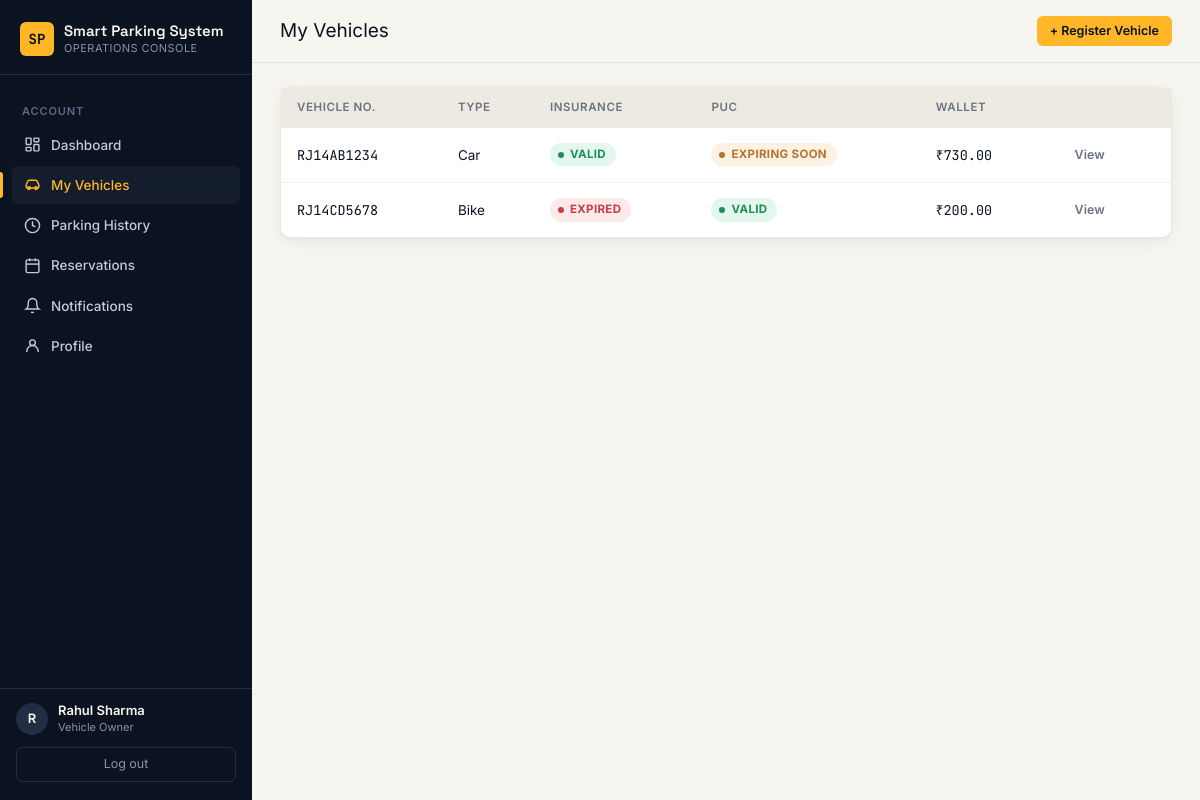
/user/vehicles (signed in), run on the app's committed database.
### models/user.py (models this page shows, shortened)
class User(UserMixin, db.Model):
    __tablename__ = "users"
    id = db.Column(db.Integer, primary_key=True)
    full_name = db.Column(db.String(120), nullable=False)
    email = db.Column(db.String(150), unique=True, nullable=False, index=True)
    phone = db.Column(db.String(20), nullable=True)
    password_hash = db.Column(db.String(255), nullable=False)
    role = db.Column(db.String(20), nullable=False, default="user")  # 'admin' | 'user'
    is_active_account = db.Column(db.Boolean, default=True)
    created_at = db.Column(db.DateTime, default=datetime.utcnow)
    vehicles = db.relationship(
        "Vehicle", backref="owner", lazy=True, cascade="all, delete-orphan"
    )
    notifications = db.relationship(
        "Notification", backref="user", lazy=True, cascade="all, delete-orphan"
    )
    reservations = db.relationship(
        "Reservation", backref="user", lazy=True, cascade="all, delete-orphan"
    )
    @property
    def is_admin(self) -> bool:
        return self.role == "admin"

### models/vehicle.py (models this page shows, shortened)
class Vehicle(db.Model):
    __tablename__ = "vehicles"
    id = db.Column(db.Integer, primary_key=True)
    vehicle_number = db.Column(db.String(20), unique=True, nullable=False, index=True)
    owner_name = db.Column(db.String(120), nullable=False)
    vehicle_type = db.Column(db.String(30), nullable=False, default="Car")  # Car, Bike, Truck, Bus
    registration_date = db.Column(db.Date, nullable=False, default=date.today)
    insurance_expiry = db.Column(db.Date, nullable=False)
    puc_expiry = db.Column(db.Date, nullable=False)
    wallet_balance = db.Column(db.Float, nullable=False, default=500.0)
    user_id = db.Column(db.Integer, db.ForeignKey("users.id"), nullable=False)
    created_at = db.Column(db.DateTime, default=datetime.utcnow)
    parking_sessions = db.relationship(
        "ParkingSession", backref="vehicle", lazy=True, cascade="all, delete-orphan"
    )
    transactions = db.relationship(
        "Transaction", backref="vehicle", lazy=True, cascade="all, delete-orphan"
    )
    reservations = db.relationship(
        "Reservation", backref="vehicle", lazy=True, cascade="all, delete-orphan"
    )
    compliance_logs = db.relationship(
        "ComplianceLog", backref="vehicle", lazy=True, cascade="all, delete-orphan"
    )
    def _expiry_status(self, expiry_date: date, warning_days: int = 30) -> str:
        today = date.today()
        if expiry_date < today:
            return "Expired"
        if (expiry_date - today).days <= warning_days:
            return "Expiring Soon"
        return "Valid"
    def insurance_status(self, warning_days: int = 30) -> str:
        return self._expiry_status(self.insurance_expiry, warning_days)
    def puc_status(self, warning_days: int = 30) -> str:
        return self._expiry_status(self.puc_expiry, warning_days)

### routes/user.py (the view)
@user_bp.route("/vehicles")
@login_required
def my_vehicles():
    return render_template("user/vehicles.html", vehicles=current_user.vehicles)

### templates/user/vehicles.html (shortened to what this page needs)
{% extends "base.html" %}
{% block page_title %}My Vehicles{% endblock %}
{% block topbar_actions %}
  <a href="{{ url_for('user.add_vehicle') }}" class="btn btn-amber btn-sm">+ Register Vehicle</a>
{% endblock %}
{% block content %}
{% if vehicles %}
<div class="card">
  <div class="table-wrap">
    <table class="data-table">
      <thead><tr><th>Vehicle No.</th><th>Type</th><th>Insurance</th><th>PUC</th><th>Wallet</th><th></th></tr></thead>
      <tbody>
        {% for v in vehicles %}
        <tr>
          <td class="plate">{{ v.vehicle_number }}</td>
          <td>{{ v.vehicle_type }}</td>
          <td>
            {% set ins = v.insurance_status() %}
            <span class="chip {{ 'chip-go' if ins == 'Valid' else 'chip-warn' if ins == 'Expiring Soon' else 'chip-stop' }}">{{ ins }}</span>
          </td>
          <td>
            {% set puc = v.puc_status() %}
            <span class="chip {{ 'chip-go' if puc == 'Valid' else 'chip-warn' if puc == 'Expiring Soon' else 'chip-stop' }}">{{ puc }}</span>
          </td>
          <td class="mono">₹{{ "%.2f"|format(v.wallet_balance) }}</td>
          <td><a href="{{ url_for('user.vehicle_detail', vehicle_id=v.id) }}" class="btn btn-ghost btn-sm">View</a></td>
        </tr>
        {% endfor %}
      </tbody>
    </table>
  </div>
</div>
{% endif %}
{% endblock %}

### templates/base.html (shortened to what this page needs)
<!DOCTYPE html>
<html lang="en">
<head>
  <link rel="stylesheet" href="{{ url_for('static', filename='css/style.css') }}">
</head>
<body>
  <div class="app-shell">
    <aside class="sidebar">
      <div class="sidebar-brand">
        <div class="brand-mark">SP</div>
        <div class="brand-text">{{ app_name }}<small>Operations Console</small></div>
      </div>
      <nav class="sidebar-nav">
        {% if current_user.is_authenticated and current_user.is_admin %}
          <div class="nav-section-label">Overview</div>
          <a href="{{ url_for('admin.dashboard') }}" class="nav-link {{ 'active' if request.endpoint == 'admin.dashboard' }}">
            <svg viewBox="0 0 24 24" fill="none" stroke="currentColor" stroke-width="2"><rect x="3" y="3" width="7" height="9" rx="1"/><rect x="14" y="3" width="7" height="5" rx="1"/><rect x="14" y="12" width="7" height="9" rx="1"/><rect x="3" y="16" width="7" height="5" rx="1"/></svg>
            Dashboard
          </a>
          <div class="nav-section-label">Operations</div>
          <a href="{{ url_for('ocr.upload') }}" class="nav-link {{ 'active' if request.endpoint == 'ocr.upload' }}">
            <svg viewBox="0 0 24 24" fill="none" stroke="currentColor" stroke-width="2"><path d="M23 19a2 2 0 0 1-2 2H3a2 2 0 0 1-2-2V8a2 2 0 0 1 2-2h4l2-3h6l2 3h4a2 2 0 0 1 2 2z"/><circle cx="12" cy="13" r="4"/></svg>
            Plate Recognition
          </a>
          <a href="{{ url_for('ocr.manual_entry') }}" class="nav-link {{ 'active' if request.endpoint == 'ocr.manual_entry' }}">
            <svg viewBox="0 0 24 24" fill="none" stroke="currentColor" stroke-width="2"><line x1="12" y1="5" x2="12" y2="19"/><line x1="5" y1="12" x2="19" y2="12"/></svg>
            Manual Entry
          </a>
          <a href="{{ url_for('ocr.manual_exit') }}" class="nav-link {{ 'active' if request.endpoint == 'ocr.manual_exit' }}">
            <svg viewBox="0 0 24 24" fill="none" stroke="currentColor" stroke-width="2"><path d="M9 21H5a2 2 0 0 1-2-2V5a2 2 0 0 1 2-2h4"/><polyline points="16 17 21 12 16 7"/><line x1="21" y1="12" x2="9" y2="12"/></svg>
            Manual Exit
          </a>
          <a href="{{ url_for('admin.manage_slots') }}" class="nav-link {{ 'active' if request.endpoint == 'admin.manage_slots' }}">
            <svg viewBox="0 0 24 24" fill="none" stroke="currentColor" stroke-width="2"><rect x="3" y="3" width="18" height="18" rx="2"/><line x1="9" y1="3" x2="9" y2="21"/><line x1="15" y1="3" x2="15" y2="21"/></svg>
            Parking Slots
          </a>
          <div class="nav-section-label">Records</div>
          <a href="{{ url_for('admin.manage_vehicles') }}" class="nav-link {{ 'active' if request.endpoint in ['admin.manage_vehicles','admin.vehicle_detail','admin.edit_vehicle'] }}">
            <svg viewBox="0 0 24 24" fill="none" stroke="currentColor" stroke-width="2"><path d="M5 17h14M5 17a2 2 0 0 1-2-2v-2a2 2 0 0 1 .4-1.2L5 8a3 3 0 0 1 3-2h8a3 3 0 0 1 3 2l1.6 3.8A2 2 0 0 1 21 13v2a2 2 0 0 1-2 2"/><circle cx="7" cy="17" r="2"/><circle cx="17" cy="17" r="2"/></svg>
            Vehicles
          </a>
          <a href="{{ url_for('admin.view_transactions') }}" class="nav-link {{ 'active' if request.endpoint == 'admin.view_transactions' }}">
            <svg viewBox="0 0 24 24" fill="none" stroke="currentColor" stroke-width="2"><line x1="12" y1="1" x2="12" y2="23"/><path d="M17 5H9.5a3.5 3.5 0 0 0 0 7h5a3.5 3.5 0 0 1 0 7H6"/></svg>
            Transactions
          </a>
          <a href="{{ url_for('admin.compliance_violations') }}" class="nav-link {{ 'active' if request.endpoint == 'admin.compliance_violations' }}">
            <svg viewBox="0 0 24 24" fill="none" stroke="currentColor" stroke-width="2"><path d="M10.29 3.86L1.82 18a2 2 0 0 0 1.71 3h16.94a2 2 0 0 0 1.71-3L13.71 3.86a2 2 0 0 0-3.42 0z"/><line x1="12" y1="9" x2="12" y2="13"/><line x1="12" y1="17" x2="12.01" y2="17"/></svg>
            Compliance
          </a>
          <a href="{{ url_for('admin.manage_users') }}" class="nav-link {{ 'active' if request.endpoint == 'admin.manage_users' }}">
            <svg viewBox="0 0 24 24" fill="none" stroke="currentColor" stroke-width="2"><path d="M17 21v-2a4 4 0 0 0-4-4H5a4 4 0 0 0-4 4v2"/><circle cx="9" cy="7" r="4"/><path d="M23 21v-2a4 4 0 0 0-3-3.87"/><path d="M16 3.13a4 4 0 0 1 0 7.75"/></svg>
            Users
          </a>
          <div class="nav-section-label">Insights</div>
          <a href="{{ url_for('admin.reports_home') }}" class="nav-link {{ 'active' if request.endpoint and request.endpoint.startswith('admin.reports') or request.endpoint == 'admin.generate_report' }}">
            <svg viewBox="0 0 24 24" fill="none" stroke="currentColor" stroke-width="2"><path d="M14 2H6a2 2 0 0 0-2 2v16a2 2 0 0 0 2 2h12a2 2 0 0 0 2-2V8z"/><polyline points="14 2 14 8 20 8"/><line x1="16" y1="13" x2="8" y2="13"/><line x1="16" y1="17" x2="8" y2="17"/></svg>
            Reports
          </a>
        {% elif current_user.is_authenticated %}
          <div class="nav-section-label">Account</div>
          <a href="{{ url_for('user.dashboard') }}" class="nav-link {{ 'active' if request.endpoint == 'user.dashboard' }}">
            <svg viewBox="0 0 24 24" fill="none" stroke="currentColor" stroke-width="2"><rect x="3" y="3" width="7" height="9" rx="1"/><rect x="14" y="3" width="7" height="5" rx="1"/><rect x="14" y="12" width="7" height="9" rx="1"/><rect x="3" y="16" width="7" height="5" rx="1"/></svg>
            Dashboard
          </a>
          <a href="{{ url_for('user.my_vehicles') }}" class="nav-link {{ 'active' if request.endpoint in ['user.my_vehicles','user.vehicle_detail','user.add_vehicle','user.edit_vehicle'] }}">
            <svg viewBox="0 0 24 24" fill="none" stroke="currentColor" stroke-width="2"><path d="M5 17h14M5 17a2 2 0 0 1-2-2v-2a2 2 0 0 1 .4-1.2L5 8a3 3 0 0 1 3-2h8a3 3 0 0 1 3 2l1.6 3.8A2 2 0 0 1 21 13v2a2 2 0 0 1-2 2"/><circle cx="7" cy="17" r="2"/><circle cx="17" cy="17" r="2"/></svg>
            My Vehicles
          </a>
          <a href="{{ url_for('user.parking_history') }}" class="nav-link {{ 'active' if request.endpoint == 'user.parking_history' }}">
            <svg viewBox="0 0 24 24" fill="none" stroke="currentColor" stroke-width="2"><circle cx="12" cy="12" r="10"/><polyline points="12 6 12 12 16 14"/></svg>
            Parking History
          </a>
          <a href="{{ url_for('user.reservations') }}" class="nav-link {{ 'active' if request.endpoint == 'user.reservations' }}">
            <svg viewBox="0 0 24 24" fill="none" stroke="currentColor" stroke-width="2"><rect x="3" y="4" width="18" height="18" rx="2"/><line x1="16" y1="2" x2="16" y2="6"/><line x1="8" y1="2" x2="8" y2="6"/><line x1="3" y1="10" x2="21" y2="10"/></svg>
            Reservations
          </a>
          <a href="{{ url_for('user.notifications') }}" class="nav-link {{ 'active' if request.endpoint == 'user.notifications' }}">
            <svg viewBox="0 0 24 24" fill="none" stroke="currentColor" stroke-width="2"><path d="M18 8A6 6 0 0 0 6 8c0 7-3 9-3 9h18s-3-2-3-9"/><path d="M13.73 21a2 2 0 0 1-3.46 0"/></svg>
            Notifications
          </a>
          <a href="{{ url_for('user.profile') }}" class="nav-link {{ 'active' if request.endpoint == 'user.profile' }}">
            <svg viewBox="0 0 24 24" fill="none" stroke="currentColor" stroke-width="2"><circle cx="12" cy="8" r="4"/><path d="M4 21v-1a8 8 0 0 1 16 0v1"/></svg>
            Profile
          </a>
        {% endif %}
      </nav>
      {% if current_user.is_authenticated %}
      <div class="sidebar-foot">
        <div class="sidebar-user">
          <div class="sidebar-user-avatar">{{ current_user.full_name[0]|upper }}</div>
          <div>
            <div class="sidebar-user-name">{{ current_user.full_name }}</div>
            <div class="sidebar-user-role">{{ 'Administrator' if current_user.is_admin else 'Vehicle Owner' }}</div>
          </div>
        </div>
        <a href="{{ url_for('auth.logout') }}" class="sidebar-logout">Log out</a>
      </div>
      {% endif %}
    </aside>
    <div class="main">
      <header class="topbar">
        <div class="flex-gap">
          <div>
            <div class="topbar-title">{% block page_title %}{% endblock %}</div>
          </div>
        </div>
        <div>{% block topbar_actions %}{% endblock %}</div>
      </header>
      <main class="content">
        {% block content %}{% endblock %}
      </main>
    </div>
  </div>
</body>
</html>

### data on the page
User: full_name "R", full_name "Rahul Sharma", role "Vehicle Owner"
Vehicle: vehicle_number "RJ14AB1234", vehicle_type "Car", ins "VALID", puc "EXPIRING SOON", wallet_balance "730.00"
Vehicle: vehicle_number "RJ14CD5678", vehicle_type "Bike", ins "EXPIRED", puc "VALID", wallet_balance "200.00"

### other printed values
{{ app_name }} "Smart Parking System"
